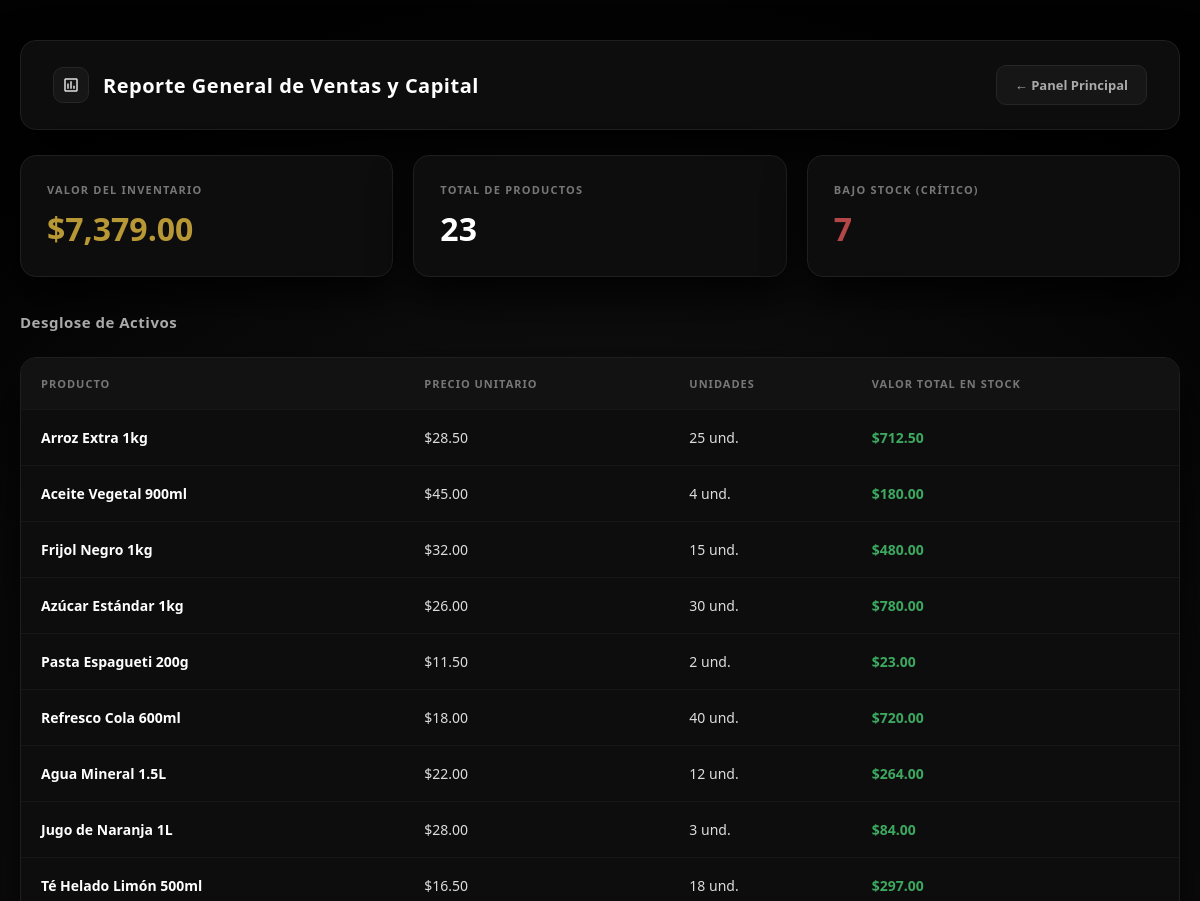
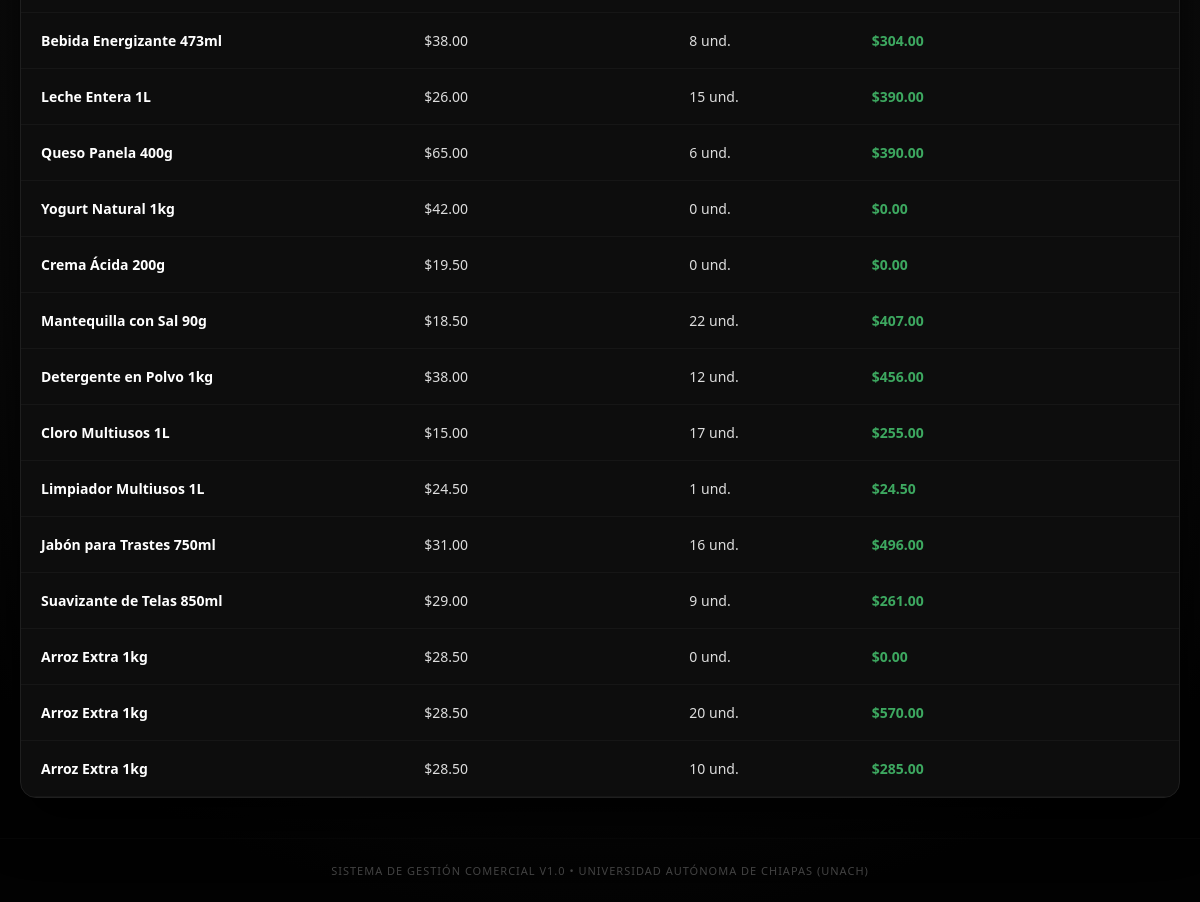
The app's page /reportes.php with its own data (2 pictures, top to bottom).
### tables this page shows
CREATE TABLE `productos` (
  `id_producto` int(11) NOT NULL,
  `codigo` varchar(30) NOT NULL,
  `nombre` varchar(100) NOT NULL,
  `id_categoria` int(11) NOT NULL,
  `precio` decimal(10,2) NOT NULL CHECK (`precio` >= 0),
  `cantidad_disponible` int(11) NOT NULL DEFAULT 0 CHECK (`cantidad_disponible` >= 0),
  `existencia_minima` int(11) NOT NULL DEFAULT 5 CHECK (`existencia_minima` >= 0),
  `fecha_registro` datetime DEFAULT current_timestamp()
);

### conexion.php (called while the page is built, shortened)
<?php
class Conexion {
    private $host = "localhost";
    private $usuario = "root";
    private $password = "";
    private $base_datos = "tienda_minorista_poo";
    private $conexion;
    public function __construct() {
        try {
            $this->conexion = new mysqli($this->host, $this->usuario, $this->password, $this->base_datos);
            $this->conexion->set_charset("utf8mb4");
        } catch (Throwable $e) {
            die("Error en servidor: " . $e->getMessage());
        }
    }
    public function getConexion() {
        return $this->conexion;
    }
}
?>

### producto.php (called while the page is built, shortened)
<?php
class Producto {
    public function obtenerTodos($dbConexion) {
        $productos = [];
        try {
            $sql = "SELECT p.*, c.nombre AS categoria
                    FROM productos p
                    LEFT JOIN categorias c ON p.id_categoria = c.id_categoria";
            $resultado = $dbConexion->query($sql);
        } catch (Throwable $e) {
            try {
                $sql = "SELECT * FROM productos";
                $resultado = $dbConexion->query($sql);
            } catch (Throwable $e2) {
                return $productos;
            }
        }
        if ($resultado && $resultado->num_rows > 0) {
            while ($fila = $resultado->fetch_assoc()) {
                if (!isset($fila['stock']) && isset($fila['cantidad_disponible'])) {
                    $fila['stock'] = $fila['cantidad_disponible'];
                    $fila['cantidad'] = $fila['cantidad_disponible'];
                }
                $productos[] = $fila;
            }
        }
        return $productos;
    }
}
?>

### reportes.php (the view, shortened to what this page needs)
<?php
require_once 'conexion.php';
if (file_exists('Producto.php')) {
    require_once 'Producto.php';
} elseif (file_exists('producto.php')) {
    require_once 'producto.php';
}
$listaProductos = [];
$totalProductos = 0;
$valorTotalInventario = 0;
$alertasStock = 0;
try {
    $db = new Conexion();
    if (class_exists('Producto')) {
        $productoObj = new Producto();
        $listaProductos = $productoObj->obtenerTodos($db->getConexion());
    }
    $totalProductos = count($listaProductos);
    foreach ($listaProductos as $p) {
        $cant = $p['stock'] ?? $p['cantidad'] ?? $p['existencia'] ?? $p['existencias'] ?? 0;
        $precio = floatval($p['precio'] ?? 0);
        $valorTotalInventario += ($precio * $cant);
        if ($cant <= 5) {
            $alertasStock++;
        }
    }
} catch (Throwable $e) {
}
?>
<!DOCTYPE html>
<html lang="es">
<head>
</head>
<body>
    <div class="main-container">
        <div class="header">
            <div class="header-title-wrapper">
                <div class="header-icon">
                    <svg viewBox="0 0 24 24"><path d="M19 3H5C3.89 3 3 3.89 3 5V19C3 20.1 3.89 21 5 21H19C20.1 21 21 20.1 21 19V5C21 3.89 20.1 3 19 3M19 19H5V5H19V19M7 10H9V17H7V10M11 7H13V17H11V7M15 13H17V17H15V13Z"/></svg>
                </div>
                <h1>Reporte General de Ventas y Capital</h1>
            </div>
            <a href="login.php" class="btn-volver">← Panel Principal</a>
        </div>
        <div class="metrics-grid">
            <div class="metric-card">
                <div class="metric-title">Valor del Inventario</div>
                <div class="metric-value gold">$<?php echo number_format($valorTotalInventario, 2); ?></div>
            </div>
            <div class="metric-card">
                <div class="metric-title">Total de Productos</div>
                <div class="metric-value"><?php echo $totalProductos; ?></div>
            </div>
            <div class="metric-card">
                <div class="metric-title">Bajo Stock (Crítico)</div>
                <div class="metric-value <?php echo $alertasStock > 0 ? 'red' : ''; ?>">
                    <?php echo $alertasStock; ?>
                </div>
            </div>
        </div>
        <div class="section-title">Desglose de Activos</div>
        <div class="table-container">
            <table>
                <thead>
                    <tr>
                        <th>Producto</th>
                        <th>Precio Unitario</th>
                        <th>Unidades</th>
                        <th>Valor Total en Stock</th>
                    </tr>
                </thead>
                <tbody>
                    <?php foreach ($listaProductos as $p):
                        $cant = $p['stock'] ?? $p['cantidad'] ?? $p['existencia'] ?? $p['existencias'] ?? 0;
                        $precio = floatval($p['precio'] ?? 0);
                    ?>
                    <tr>
                        <td style="font-weight: 600; color: #ffffff;"><?php echo htmlspecialchars($p['nombre'] ?? 'Producto'); ?></td>
                        <td>$<?php echo number_format($precio, 2); ?></td>
                        <td><?php echo $cant; ?> und.</td>
                        <td style="color: #3da860; font-weight: 600;">
                            $<?php echo number_format($precio * $cant, 2); ?>
                        </td>
                    </tr>
                    <?php endforeach; ?>
                </tbody>
            </table>
        </div>
    </div>
    <div class="page-footer">Sistema de Gestión Comercial v1.0 • Universidad Autónoma de Chiapas (UNACH)</div>
</body>
</html>

### reportes.php (style rules this page uses)
* { box-sizing: border-box; margin: 0; padding: 0; font-family: 'Segoe UI', system-ui, sans-serif; }
body { background: radial-gradient(circle at center, #1d1d1d 0%, #020202 85%); color: #d0d0d0; min-height: 100vh; display: flex; flex-direction: column; position: relative; overflow-x: hidden; }
.main-container { max-width: 1200px; width: 100%; margin: 40px auto; padding: 0 20px; flex: 1; display: flex; flex-direction: column; gap: 25px; animation: fadeIn 0.5s ease-out forwards; }
.header { display: flex; justify-content: space-between; align-items: center; background-color: #0d0d0d; border: 1px solid #1f1f1f; border-radius: 16px; padding: 24px 32px; box-shadow: 0 25px 50px rgba(0,0,0,0.9); }
.header-title-wrapper { display: flex; align-items: center; gap: 14px; }
.header-icon { width: 36px; height: 36px; background: #161616; border: 1px solid #262626; border-radius: 10px; display: flex; justify-content: center; align-items: center; }
.header-icon svg { width: 18px; height: 18px; fill: #e0e0e0; }
h1 { font-size: 20px; color: #ffffff; font-weight: 600; letter-spacing: 0.5px; }
.btn-volver { padding: 10px 18px; background: #161616; color: #aaaaaa; text-decoration: none; border-radius: 10px; border: 1px solid #262626; font-size: 13px; font-weight: 600; transition: all 0.2s; }
.metrics-grid { display: grid; grid-template-columns: repeat(auto-fit, minmax(280px, 1fr)); gap: 20px; }
.metric-card { background: #0d0d0d; border: 1px solid #1f1f1f; border-radius: 16px; padding: 26px; box-shadow: 0 20px 40px rgba(0,0,0,0.8); }
.metric-title { font-size: 11px; color: #777777; text-transform: uppercase; letter-spacing: 1.2px; font-weight: 700; margin-bottom: 10px; }
.metric-value { font-size: 32px; color: #ffffff; font-weight: 700; }
.metric-value.gold { color: #b89735; }
.metric-value.red { color: #b34747; }
.section-title { font-size: 15px; color: #aaaaaa; font-weight: 600; letter-spacing: 0.5px; margin-top: 10px; }
.table-container { background: #0d0d0d; border: 1px solid #1f1f1f; border-radius: 16px; overflow: hidden; box-shadow: 0 25px 50px rgba(0,0,0,0.9); }
table { width: 100%; border-collapse: collapse; text-align: left; }
th, td { padding: 18px 20px; border-bottom: 1px solid #161616; }
th { background-color: #121212; color: #777777; font-size: 11px; text-transform: uppercase; letter-spacing: 1px; font-weight: 700; }
td { font-size: 14px; color: #dddddd; }
.page-footer { text-align: center; padding: 24px; font-size: 11px; color: #444444; letter-spacing: 1px; text-transform: uppercase; border-top: 1px solid rgba(255, 255, 255, 0.02); margin-top: auto; }

### records on screen
productos: nombre "Arroz Extra 1kg", precio "28.50", cantidad_disponible "25", $precio * $cant "712.50"
productos: nombre "Aceite Vegetal 900ml", precio "45.00", cantidad_disponible "4", $precio * $cant "180.00"
productos: nombre "Frijol Negro 1kg", precio "32.00", cantidad_disponible "15", $precio * $cant "480.00"
productos: nombre "Azúcar Estándar 1kg", precio "26.00", cantidad_disponible "30", $precio * $cant "780.00"
productos: nombre "Pasta Espagueti 200g", precio "11.50", cantidad_disponible "2", $precio * $cant "23.00"
productos: nombre "Refresco Cola 600ml", precio "18.00", cantidad_disponible "40", $precio * $cant "720.00"
productos: nombre "Agua Mineral 1.5L", precio "22.00", cantidad_disponible "12", $precio * $cant "264.00"
productos: nombre "Jugo de Naranja 1L", precio "28.00", cantidad_disponible "3", $precio * $cant "84.00"
productos: nombre "Té Helado Limón 500ml", precio "16.50", cantidad_disponible "18", $precio * $cant "297.00"
productos: nombre "Bebida Energizante 473ml", precio "38.00", cantidad_disponible "8", $precio * $cant "304.00"
productos: nombre "Leche Entera 1L", precio "26.00", cantidad_disponible "15", $precio * $cant "390.00"
productos: nombre "Queso Panela 400g", precio "65.00", cantidad_disponible "6", $precio * $cant "390.00"
productos: nombre "Yogurt Natural 1kg", precio "42.00", cantidad_disponible "0", $precio * $cant "0.00"
productos: nombre "Crema Ácida 200g", precio "19.50", cantidad_disponible "0", $precio * $cant "0.00"
productos: nombre "Mantequilla con Sal 90g", precio "18.50", cantidad_disponible "22", $precio * $cant "407.00"
productos: nombre "Detergente en Polvo 1kg", precio "38.00", cantidad_disponible "12", $precio * $cant "456.00"
productos: nombre "Cloro Multiusos 1L", precio "15.00", cantidad_disponible "17", $precio * $cant "255.00"
productos: nombre "Limpiador Multiusos 1L", precio "24.50", cantidad_disponible "1", $precio*$cant "24.50"
productos: nombre "Jabón para Trastes 750ml", precio "31.00", cantidad_disponible "16", $precio * $cant "496.00"
productos: nombre "Suavizante de Telas 850ml", precio "29.00", cantidad_disponible "9", $precio * $cant "261.00"
productos: nombre "Arroz Extra 1kg", precio "28.50", cantidad_disponible "0", $precio * $cant "0.00"
productos: nombre "Arroz Extra 1kg", precio "28.50", cantidad_disponible "20", $precio * $cant "570.00"
productos: nombre "Arroz Extra 1kg", precio "28.50", cantidad_disponible "10", $precio * $cant "285.00"

### other values on screen
$valorTotalInventario "7,379.00"
$totalProductos "23"
$alertasStock "7"
